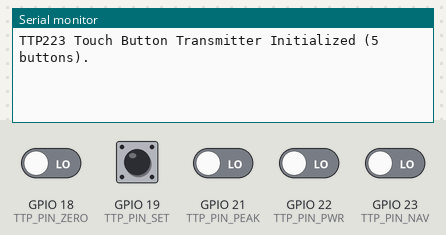
Simulated run of this sketch. Board: ESP32. On the bench: the last lines printed to the serial monitor. The inputs (shaded band) are chosen by the test bench; at power-on: GPIO 18 (TTP_PIN_ZERO), GPIO 19 (TTP_PIN_SET), GPIO 21 (TTP_PIN_PEAK), GPIO 22 (TTP_PIN_PWR), GPIO 23 (TTP_PIN_NAV) LOW.

Above: at 1.2 s.
1.3 s: GPIO 18 (TTP_PIN_ZERO) driven HIGH
At 1.9 s:
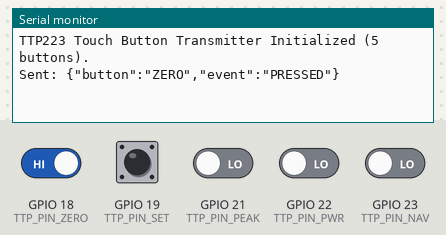
2.8 s: GPIO 19 (TTP_PIN_SET) pulled HIGH for 0.15 s
At 3.7 s:
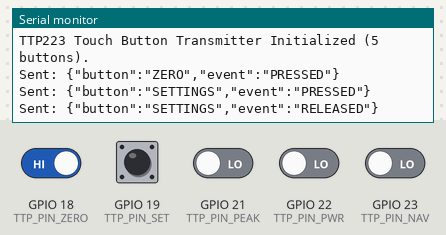
4.4 s: GPIO 21 (TTP_PIN_PEAK) driven HIGH
At 5.4 s:
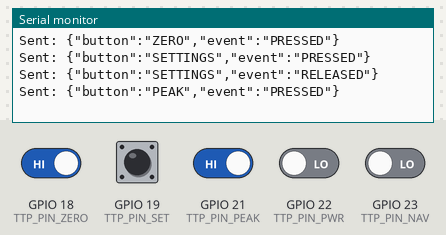
5.9 s: GPIO 22 (TTP_PIN_PWR) driven HIGH
At 6.6 s:
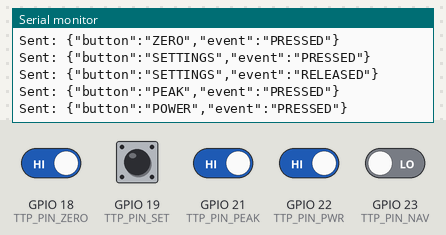
7.4 s: GPIO 23 (TTP_PIN_NAV) driven HIGH
At 7.7 s:
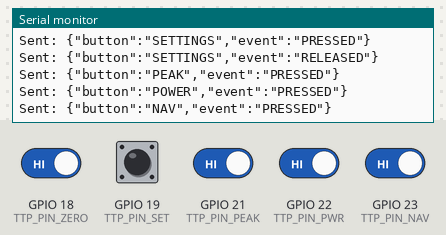
8.9 s: GPIO 18 (TTP_PIN_ZERO) driven LOW
At 10.1 s:
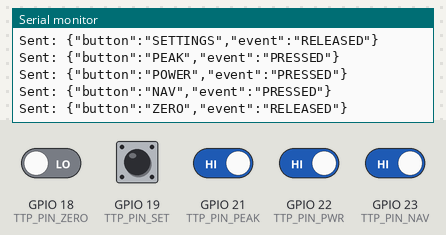

The sketch:

IpesBTNSender.ino
```cpp
#include <Arduino.h>
#include <ArduinoJson.h>

// Define GPIO pins connected to TTP223 'I/O' or 'OUT' pins
#define TTP_PIN_PWR    22   // TTP223 Module 1 - POWER
#define TTP_PIN_SET    19   // TTP223 Module 2 - SETTINGS
#define TTP_PIN_ZERO   18   // TTP223 Module 3 - ZERO
#define TTP_PIN_PEAK   21   // TTP223 Module 4 - PEAK
#define TTP_PIN_NAV    23   // TTP223 Module 5 - NAV (navigation)

// Hardware UART Pins for sending to Display ESP
#define TX_PIN         17
#define RX_PIN         16
#define UART_BAUD      115200

// Touch State Tracking
bool lastPwr  = false;
bool lastSet  = false;
bool lastZero = false;
bool lastPeak = false;
bool lastNav  = false;

void sendButtonJson(const char* btnName, const char* eventType) {
  StaticJsonDocument<128> doc;
  doc["button"] = btnName;   // "POWER","SETTINGS","ZERO","PEAK","NAV"
  doc["event"]  = eventType; // "PRESSED" or "RELEASED"

  String jsonOutput;
  serializeJson(doc, jsonOutput);

  // Send JSON string over UART with newline terminator
  Serial1.println(jsonOutput);

  // Debug output on main Serial Monitor
  Serial.print("Sent: ");
  Serial.println(jsonOutput);
}

void setup() {
  Serial.begin(115200);

  // Initialize UART1 for inter-ESP communication
  Serial1.begin(UART_BAUD, SERIAL_8N1, RX_PIN, TX_PIN);

  // Set TTP223 signal pins as Digital Inputs
  pinMode(TTP_PIN_PWR,  INPUT);
  pinMode(TTP_PIN_SET,  INPUT);
  pinMode(TTP_PIN_ZERO, INPUT);
  pinMode(TTP_PIN_PEAK, INPUT);
  pinMode(TTP_PIN_NAV,  INPUT);

  Serial.println("TTP223 Touch Button Transmitter Initialized (5 buttons).");
}

void loop() {
  // Read TTP223 digital outputs (HIGH = Touched, LOW = Released)
  bool curPwr  = digitalRead(TTP_PIN_PWR)  == HIGH;
  bool curSet  = digitalRead(TTP_PIN_SET)  == HIGH;
  bool curZero = digitalRead(TTP_PIN_ZERO) == HIGH;
  bool curPeak = digitalRead(TTP_PIN_PEAK) == HIGH;
  bool curNav  = digitalRead(TTP_PIN_NAV)  == HIGH;

  // Detect State Changes & Send JSON
  if (curPwr != lastPwr) {
    sendButtonJson("POWER", curPwr ? "PRESSED" : "RELEASED");
    lastPwr = curPwr;
  }
  if (curSet != lastSet) {
    sendButtonJson("SETTINGS", curSet ? "PRESSED" : "RELEASED");
    lastSet = curSet;
  }
  if (curZero != lastZero) {
    sendButtonJson("ZERO", curZero ? "PRESSED" : "RELEASED");
    lastZero = curZero;
  }
  if (curPeak != lastPeak) {
    sendButtonJson("PEAK", curPeak ? "PRESSED" : "RELEASED");
    lastPeak = curPeak;
  }
  if (curNav != lastNav) {
    sendButtonJson("NAV", curNav ? "PRESSED" : "RELEASED");
    lastNav = curNav;
  }

  //delay(30); // Software debounce delay
}
```

Measured:
- after the input at 1.3 s, the serial monitor: prints a new line at once (image 1)
- after the input at 2.8 s, the serial monitor: prints a new line at once (image 2)
- after the input at 4.4 s, the serial monitor: prints a new line at once (image 3)
- after the input at 5.9 s, the serial monitor: prints a new line at once (image 4)
- after the input at 7.4 s, the serial monitor: prints a new line at once (image 5)
- after the input at 8.9 s, the serial monitor: prints a new line at once (image 6)
